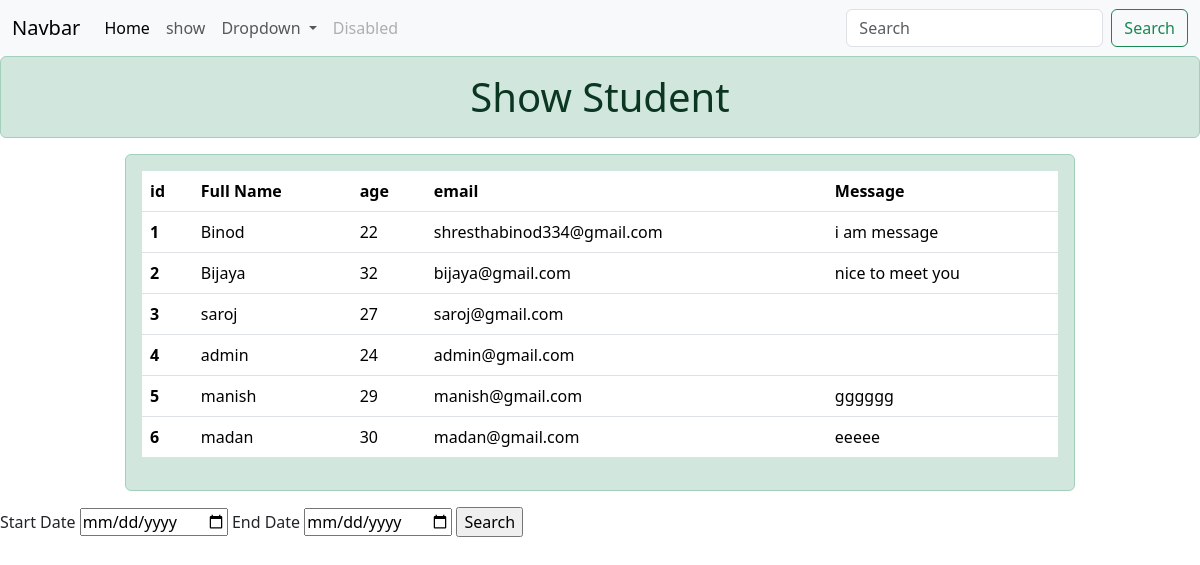
Page /show/ on the committed database.
### app/models.py (models this page shows)
class Student(models.Model):
    name=models.CharField(max_length=200,default="admin")
    age=models.IntegerField(default=24)
    email=models.EmailField(unique=True)
    message=models.TextField(blank=True)
    dob=models.DateField(null=True,blank=True)

### app/views.py (the view)
# urls.py: path("show/",views.show,name="show"),
def show(request):
    started_date=request.GET.get('start_date')
    end_date=request.GET.get('end_date')
    if started_date and end_date:
        data=Student.objects.filter(dob__range=(started_date,end_date))
    else:
        data=Student.objects.all()
    return render(request,'show.html',{'data':data})

### app/templates/show.html (shortened to what this page needs)
<!DOCTYPE html>
<html lang="en">
<head>
    <link href="https://cdn.jsdelivr.net/npm/bootstrap@5.3.3/dist/css/bootstrap.min.css" rel="stylesheet">
</head>
<body>
     <nav class="navbar navbar-expand-lg bg-body-tertiary">
        <div class="container-fluid">
          <a class="navbar-brand" href="#">Navbar</a>
          <div class="collapse navbar-collapse" id="navbarSupportedContent">
            <ul class="navbar-nav me-auto mb-2 mb-lg-0">
              <li class="nav-item">
                <a class="nav-link active" aria-current="page" href="{% url 'home' %}">Home</a>
              </li>
              <li class="nav-item">
                <a class="nav-link" href="">show</a>
              </li>
              <li class="nav-item dropdown">
                <a class="nav-link dropdown-toggle" href="#" role="button" data-bs-toggle="dropdown" aria-expanded="false">
                  Dropdown
                </a>
              </li>
              <li class="nav-item">
                <a class="nav-link disabled" aria-disabled="true">Disabled</a>
              </li>
            </ul>
            <form method="get" action="{% url 'show' %}" class="d-flex" role="search">
              <input class="form-control me-2" name="searched" type="search" placeholder="Search" aria-label="Search">
              <button class="btn btn-outline-success" type="submit">Search</button>
            </form>
          </div>
        </div>
      </nav>
    <h1 class="text-center alert alert-success">Show Student</h1>
     <div class="container">
        <div class="row">
            <div class="col-10 mx-auto alert alert-success">
                <table class="table">
                    <thead>
                      <tr>
                        <th scope="col">id</th>
                        <th scope="col">Full Name</th>
                        <th scope="col">age</th>
                        <th scope="col">email</th>
                        <th>Message</th>
                      </tr>
                    </thead>
                    <tbody>
                        {% for i in data %}
                      <tr>
                        <th scope="row">{{i.id}}</th>
                        <td>{{i.name}}</td>
                        <td>{{i.age}}</td>
                        <td>{{i.email}}</td>
                        <td>{{i.message}}</td>
                      </tr>
                      {% endfor %}
                    </tbody>
                  </table>
            </div>
        </div>
     </div>
     <form method="get" action="{% url 'show' %}">
        <label for="">Start Date</label>
        <input type="date" name="start_date">
        <label for="">End Date</label>
        <input type="date" name="end_date">
        <input type="submit" value="Search">
     </form>
</body>
</html>

### rows in the picture
Student: id "1", name "Binod", age "22", email "shresthabinod334@gmail.com", message "i am message"
Student: id "2", name "Bijaya", age "32", email "bijaya@gmail.com", message "nice to meet you"
Student: id "3", name "saroj", age "27", email "saroj@gmail.com"
Student: id "4", name "admin", age "24", email "admin@gmail.com"
Student: id "5", name "manish", age "29", email "manish@gmail.com", message "gggggg"
Student: id "6", name "madan", age "30", email "madan@gmail.com", message "eeeee"
